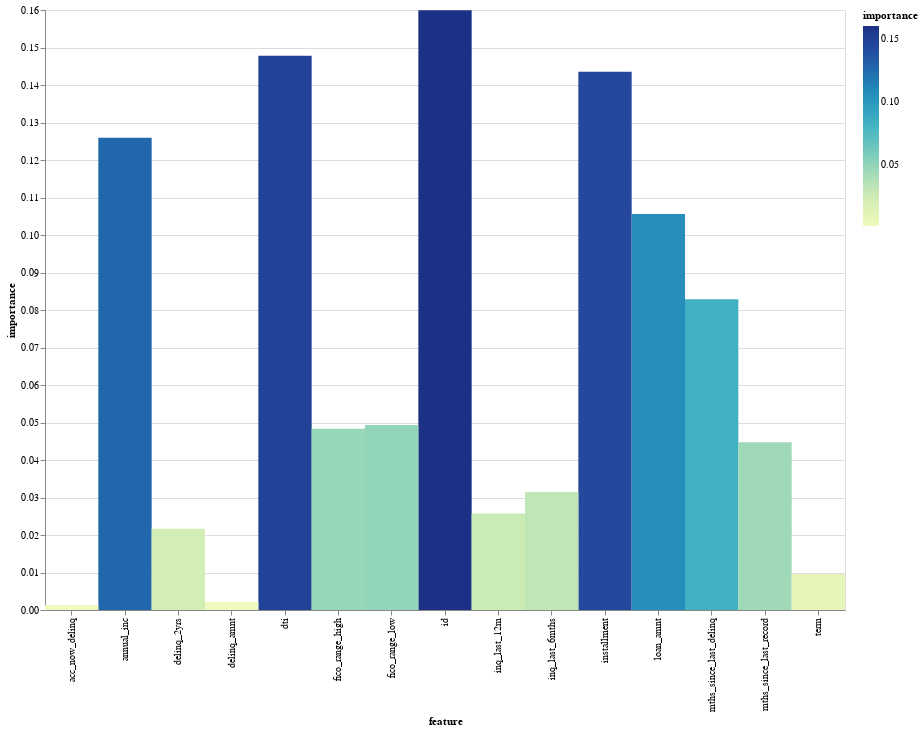

Notebook source saved alongside this figure:
### Code cell
# prompt: Using dataframe feature_importances: HeatMap

import altair as alt
import pandas as pd

# Assuming your dataframe is named 'feature_importances'
# Reshape the dataframe for heatmap visualization (if needed)
# You might need to adjust this depending on how your data is structured.

# Create the heatmap using Altair
alt.Chart(feature_importances).mark_rect().encode(
    x='feature',
    y='importance',
    color='importance'
).properties(
    width=800,
    height=600
)

### Figure 1 — Vega-Lite specification as saved in the notebook (floating-point values rounded to 4 significant figures)
{"config": {"view": {"continuousWidth": 400, "continuousHeight": 300}}, "data": {"name": "data-d2bd239b977c3746cc85c2f523fc68d8"}, "mark": "rect", "encoding": {"color": {"field": "importance", "type": "quantitative"}, "x": {"field": "feature", "type": "nominal"}, "y": {"field": "importance", "type": "quantitative"}}, "height": 600, "width": 800, "$schema": "https://vega.github.io/schema/vega-lite/v4.17.0.json", "datasets": {"data-d2bd239b977c3746cc85c2f523fc68d8": [{"feature": "id", "importance": 0.16}, {"feature": "dti", "importance": 0.1478}, {"feature": "installment", "importance": 0.1435}, {"feature": "annual_inc", "importance": 0.1259}, {"feature": "loan_amnt", "importance": 0.1056}, {"feature": "mths_since_last_delinq", "importance": 0.08288}, {"feature": "fico_range_low", "importance": 0.04932}, {"feature": "fico_range_high", "importance": 0.04834}, {"feature": "mths_since_last_record", "importance": 0.04475}, {"feature": "inq_last_6mths", "importance": 0.03144}, {"feature": "inq_last_12m", "importance": 0.0257}, {"feature": "delinq_2yrs", "importance": 0.02168}, {"feature": "term", "importance": 0.009577}, {"feature": "delinq_amnt", "importance": 0.002105}, {"feature": "acc_now_delinq", "importance": 0.00134}]}}
